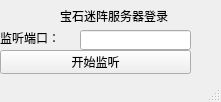
<?xml version="1.0" encoding="UTF-8"?>
<ui version="4.0">
 <class>login</class>
 <widget class="QMainWindow" name="login">
  <property name="geometry">
   <rect>
    <x>0</x>
    <y>0</y>
    <width>221</width>
    <height>102</height>
   </rect>
  </property>
  <property name="windowTitle">
   <string>MainWindow</string>
  </property>
  <widget class="QWidget" name="centralwidget">
   <widget class="QLabel" name="label">
    <property name="geometry">
     <rect>
      <x>60</x>
      <y>0</y>
      <width>131</width>
      <height>31</height>
     </rect>
    </property>
    <property name="text">
     <string>宝石迷阵服务器登录</string>
    </property>
   </widget>
   <widget class="QLabel" name="label_2">
    <property name="geometry">
     <rect>
      <x>0</x>
      <y>30</y>
      <width>71</width>
      <height>16</height>
     </rect>
    </property>
    <property name="text">
     <string>监听端口：</string>
    </property>
   </widget>
   <widget class="QLineEdit" name="socketEdit">
    <property name="geometry">
     <rect>
      <x>80</x>
      <y>30</y>
      <width>111</width>
      <height>20</height>
     </rect>
    </property>
   </widget>
   <widget class="QPushButton" name="pushButton">
    <property name="geometry">
     <rect>
      <x>0</x>
      <y>50</y>
      <width>191</width>
      <height>24</height>
     </rect>
    </property>
    <property name="text">
     <string>开始监听</string>
    </property>
   </widget>
  </widget>
  <widget class="QStatusBar" name="statusbar"/>
 </widget>
 <resources/>
 <connections/>
</ui>
